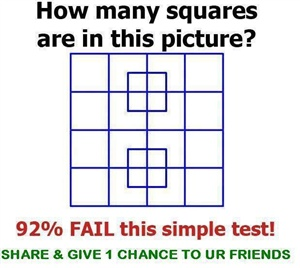
#> input picture corner.jpg, 300 x 268 px, given in place of the camera
$ python Lesson11.py   (older library calls are emulated)
#> lines starting #> are read from the running program, lines starting #| are printed output that depends on the picture
import cv2
import numpy as np

cap = cv2.VideoCapture(0)

while True:
    _, frame = cap.read()
#> frame is the input picture: shape (268, 300, 3); mean B, G, R 228.3, 226.3, 227.1

    laplacian = cv2.Laplacian(frame, cv2.CV_8U)
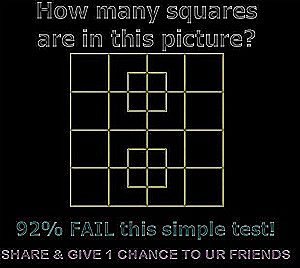
#> laplacian: shape (268, 300, 3); mean B, G, R 15.5, 16.7, 16.5
    sobelX = cv2.Sobel(frame, cv2.CV_8U, 1, 0, ksize=5)
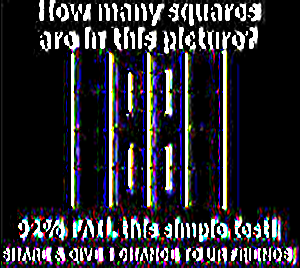
#> sobelX: shape (268, 300, 3); mean B, G, R 50.2, 44.3, 45.9
    sobelY = cv2.Sobel(frame, cv2.CV_8U, 0, 1, ksize=5)
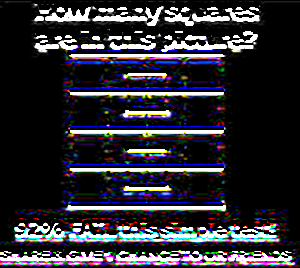
#> sobelY: shape (268, 300, 3); mean B, G, R 49.2, 43.7, 45.8
    canny = cv2.Canny(frame, 100, 200)
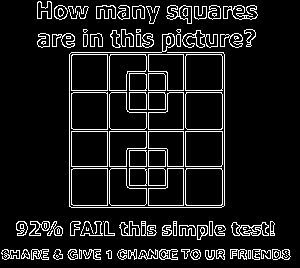
#> canny: shape (268, 300); 9.8% white in thin lines or dots

    cv2.imshow("org", frame)
    cv2.imshow("lap", laplacian)
    cv2.imshow("SobelX",sobelX)
    cv2.imshow("SobelY", sobelY)
    cv2.imshow("Canny", canny)

    if(cv2.waitKey(1) & 0xFF) ==27:
#> (key Esc is pressed here)
        break

cv2.destroyAllWindows()
cap.release()
